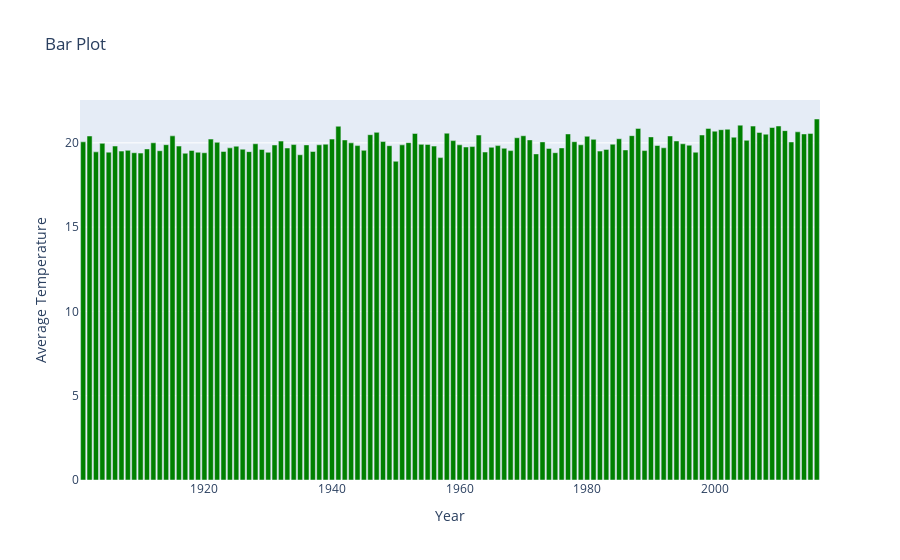

Notebook code cell kept with this figure:
### Markdown cell above
## **Bar Plot in Plotly**

### Code cell
trace = go.Bar(x=temp_year.index,
            y=temp_year['Temperature - (Celsius)'],
            marker=dict(color='green'))

data = [trace]

layout = go.Layout(title='Bar Plot',
                xaxis={'title': 'Year'},
                yaxis={'title': 'Average Temperature'})

fig = go.Figure(data=data, layout=layout)

iplot(fig)
